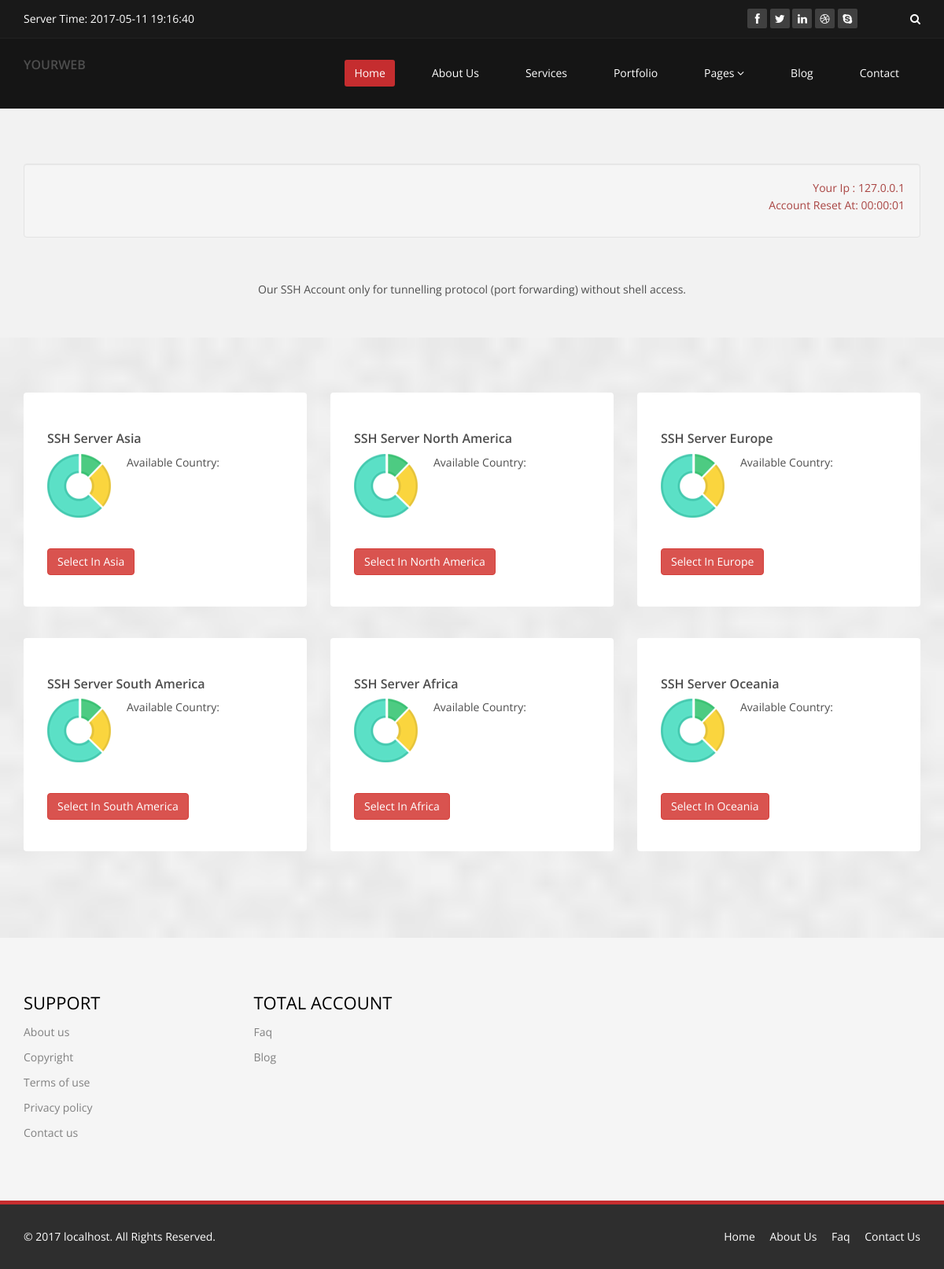
Before: / with the older database file.
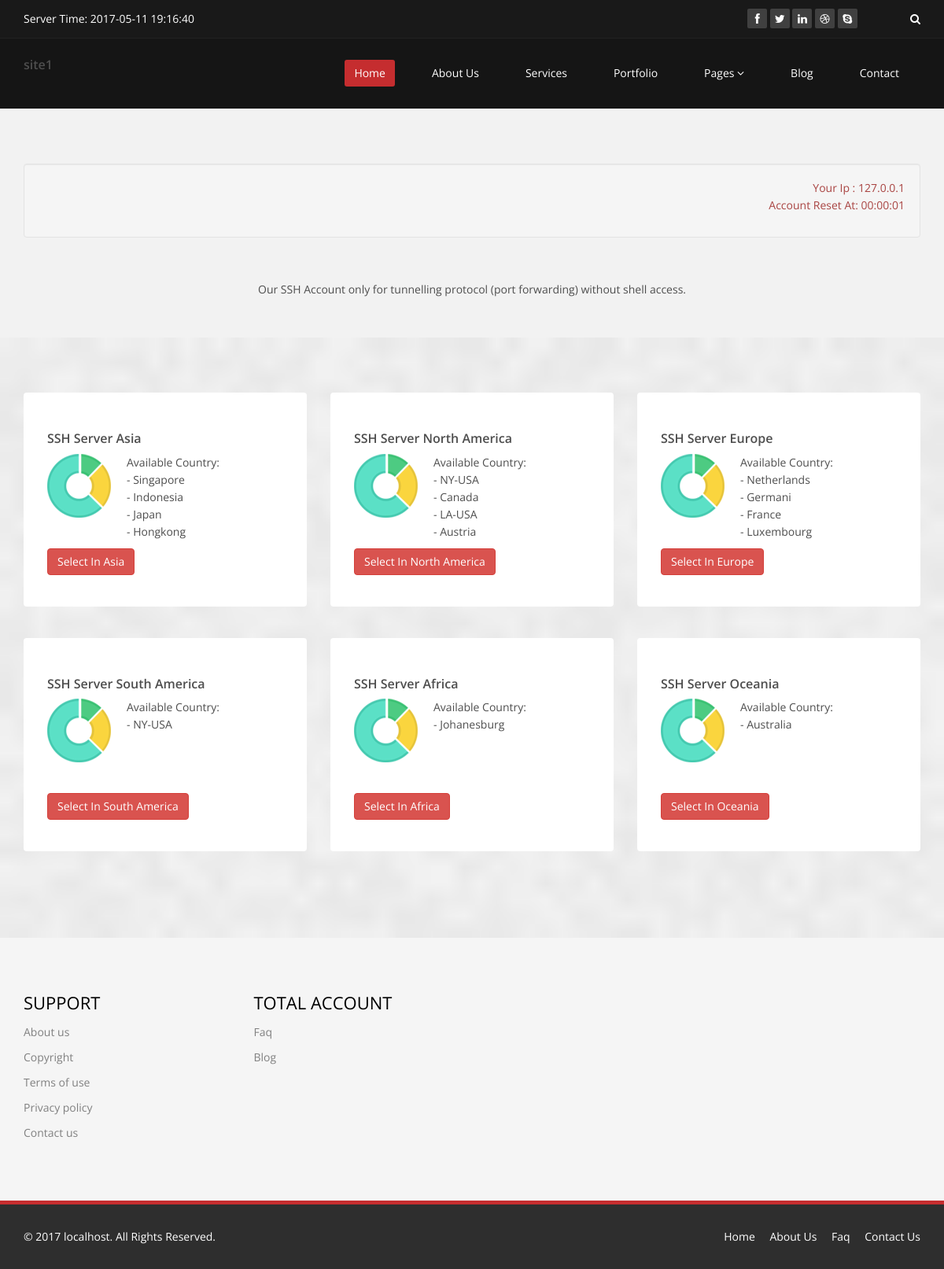
After: the same page with the newer database file.
### tables this page shows
CREATE TABLE `website` (
  `brand` varchar(20) NOT NULL DEFAULT 'YOURWEB',
  `author` varchar(20) NOT NULL,
  `title` text,
  `description` text NOT NULL,
  PRIMARY KEY (`brand`)
);

CREATE TABLE `country` (
  `Id` int(11) NOT NULL AUTO_INCREMENT,
  `Name` varchar(20) DEFAULT NULL,
  `Country` varchar(20) DEFAULT NULL,
  PRIMARY KEY (`Id`)
);

### application/controllers/Page.php (called while the page is built, shortened)
<?php
class Page extends CI_Controller {
	public function __construct()
	{
		$this->load->model('WebApi');
		$this->load->helper('url_helper');
	}
	private function _set_view($file, $init)
	{
		$header = $this->WebApi->get_site_details();
		$this->load->view('bootstrap/header', $header);
		$this->load->view($file, $init);
                $this->load->view('bootstrap/footer');
	}
	public function index()
        {
                $index['benua'] = $this->WebApi->get_continent();
                $this-> _set_view('index', $index);
        }
}

### index.php (called while the page is built, shortened)
<?php
require_once BASEPATH.'core/CodeIgniter.php';

### application/models/WebApi.php (called while the page is built, shortened)
<?php
class WebApi extends CI_Model {
	public function get_site_details() {
		$query = $this->db->get('website');
		foreach ($query->result_array() as $row) {
			return array (
				'author' => $row['author'],
				'title' => $row['title'],
				'description' => $row['description'],
				'brand' => $row['brand']
			);
		}
	}
	public function get_location($name) {
		$query = $this->db->get_where('country', array('Name' => $name));
		$arr = array();
		foreach ($query->result_array() as $row) {
			$tmp = array(
				'Name' => $row['Name'],
				'Country' => $row['Country']
			);
			array_push($arr, $tmp);
		}
		return $arr;
	}
}

### application/views/index.php (the view, shortened to what this page needs)
 <section id="feature" >
        <div class="container">
            <div class="row">
                <div class="features">
                    <div class="col-lg-12 wow fadeInDown" data-wow-duration="1000ms" data-wow-delay="600ms">
                        <div class="feature-wrap">
				<div class="well">
					<p align="right" class="text-danger">
						Your Ip : <?php echo $_SERVER['REMOTE_ADDR'];?><br>
						Account Reset At: 00:00:01
				</div>
                        </div>
                    </div>
                </div>
		<p align="center">Our SSH Account only for tunnelling protocol (port forwarding) without shell access.</p>
            </div>
        </div>
   </section>
<section id="services" class="service-item">
<div class="container">
		<div class="row">
			<?php foreach($benua as $name ):?>
			<div class="col-sm-6 col-md-4">
				<div class="media services-wrap wow fadeInDown">
					<h4>SSH Server <?php echo $name; ?></h4>
					<div class="pull-left">
                            			<img class="img-responsive" src="<?php echo base_url();?>images/services/services1.png">
                        		</div>
					<div class="media-body" style="height:120px;">
						Available Country: <br/>
						<?php foreach($this->WebApi->get_location(str_replace(' ','-',$name)) as $data):?>
								<?php echo '- '.$data['Country']. '<br/>'; ?>
							<?php endforeach; ?>
					</div>
					<a class="btn btn-danger" href="<?php echo site_url('page/secure-shell-server/continent/').str_replace(' ','-',$name)?>">Select In <?php echo $name;?></a>
				</div>
			</div>
			<?php endforeach; ?>
		</div>
	</div>
</section>

### application/views/bootstrap/header.php (shortened to what this page needs)
<!DOCTYPE html>
<html lang="en">
	<head>
		<link href="<?php echo base_url();?>css/bootstrap.min.css" rel="stylesheet"/>
		<link href="<?php echo base_url();?>css/font-awesome.min.css" rel="stylesheet"/>
		<link href="<?php echo base_url();?>css/animate.min.css" rel="stylesheet"/>
		<link href="<?php echo base_url();?>css/prettyPhoto.css" rel="stylesheet"/>
		<link href="<?php echo base_url();?>css/main.css" rel="stylesheet"/>
		<link href="<?php echo base_url();?>css/responsive.css" rel="stylesheet"/>
	</head>
	<body>
	<header id="header">
		<div class="top-bar">
			<div class="container">
				<div class="row">
					<div class="col-sm-6 col-xs-4">
						<div class="top-number"><p>Server Time: <?php echo date("Y-m-d H:i:s",time());?></p></div>
					</div>
					<div class="col-sm-6 col-xs-8">
						<div class="social">
							<ul class="social-share">
								<li><a href="#"><i class="fa fa-facebook"></i></a></li>
								<li><a href="#"><i class="fa fa-twitter"></i></a></li>
								<li><a href="#"><i class="fa fa-linkedin"></i></a></li>
								<li><a href="#"><i class="fa fa-dribbble"></i></a></li>
								<li><a href="#"><i class="fa fa-skype"></i></a></li>
							</ul>
							<div class="search">
								<form role="form">
									<input type="text" class="search-form" autocomplete="off" placeholder="Search">
									<i class="fa fa-search"></i>
								</form>
							</div>
						</div>
					</div>
				</div>
			</div>
		</div>
		<nav class="navbar navbar-inverse" role="banner">
			<div class="container">
				<div class="navbar-header">
					<a class="navbar-brand" href="#"><h4><?php echo $brand;?></h4></a>
				</div>
				<div class="collapse navbar-collapse navbar-right">
					<ul class="nav navbar-nav">
						<li class="active"><a href="<?php echo base_url();?>">Home</a></li>
						<li><a href="about-us.html">About Us</a></li>
						<li><a href="services.html">Services</a></li>
						<li><a href="portfolio.html">Portfolio</a></li>
						<li class="dropdown"><a href="#" class="dropdown-toggle" data-toggle="dropdown">Pages <i class="fa fa-angle-down"></i></a>
						</li>
						<li><a href="blog.html">Blog</a></li>
						<li><a href="contact-us.html">Contact</a></li>
					</ul>
				</div>
			</div>
		</nav>
	</header>

Changed rows visible on the page:
removed website: brand "YOURWEB"
added website: brand "site1"
now on this page (row edited): country: Country "Singapore", shown under "Asia"
now on this page (row edited): country: Country "Indonesia", shown under "Asia"
now on this page (row edited): country: Country "Japan", shown under "Asia"
now on this page (row edited): country: Country "Hongkong", shown under "Asia"
now on this page (row edited): country: Country "NY-USA", shown under "North America"
now on this page (row edited): country: Country "Canada", shown under "North America"
now on this page (row edited): country: Country "LA-USA", shown under "North America"
now on this page (row edited): country: Country "Austria", shown under "North America"
now on this page (row edited): country: Country "Netherlands", shown under "Europe"
now on this page (row edited): country: Country "Germani", shown under "Europe"
now on this page (row edited): country: Country "France", shown under "Europe"
now on this page (row edited): country: Country "Luxembourg", shown under "Europe"
now on this page (row edited): country: Country "NY-USA", shown under "South America"
now on this page (row edited): country: Country "Johanesburg", shown under "Africa"
now on this page (row edited): country: Country "Australia", shown under "Oceania"
